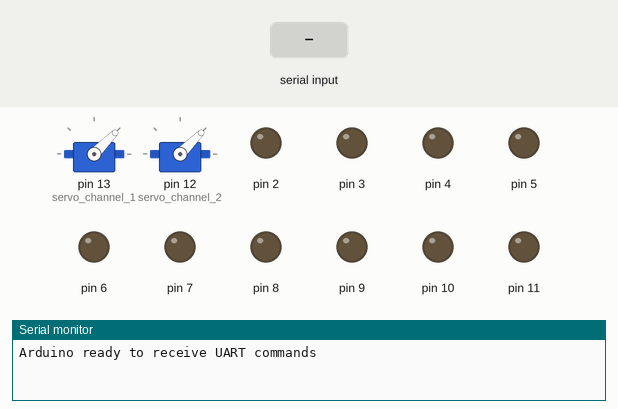
Simulated run of this sketch. Board: Arduino Uno, built with avr-gcc and run on an emulated ATmega328P. Shown: 2 × servo, output pins drawn as LEDs (lit = HIGH), the last lines printed to the serial monitor. Inputs (shaded band) come from the test bench.

Above: at 1.2 s.
1.3 s: "f" received over Serial
At 2.5 s:
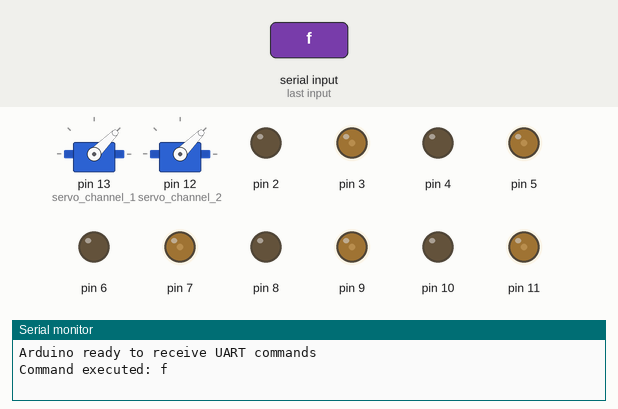
2.8 s: "b" received over Serial
At 3.9 s:
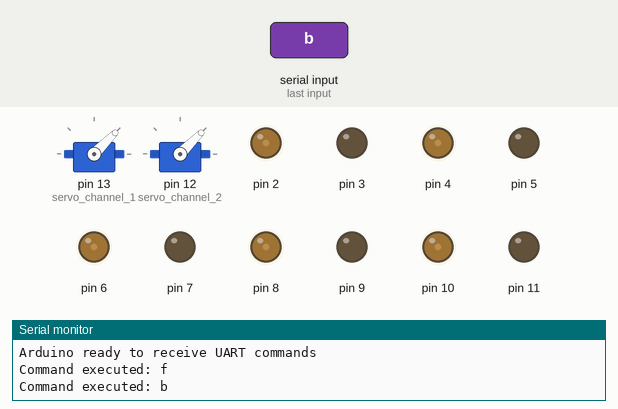
4.3 s: "l" received over Serial
At 4.6 s:
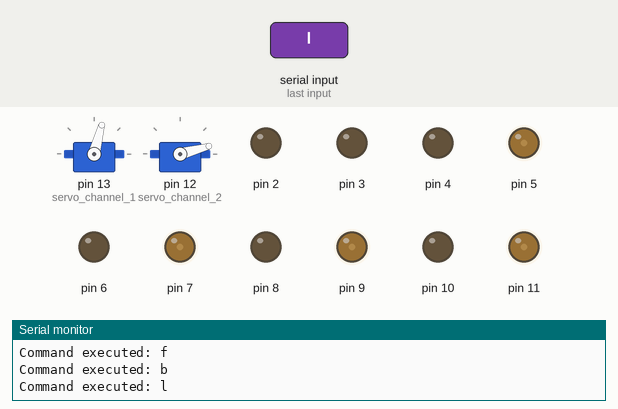
5.8 s: "r" received over Serial
At 6.3 s:
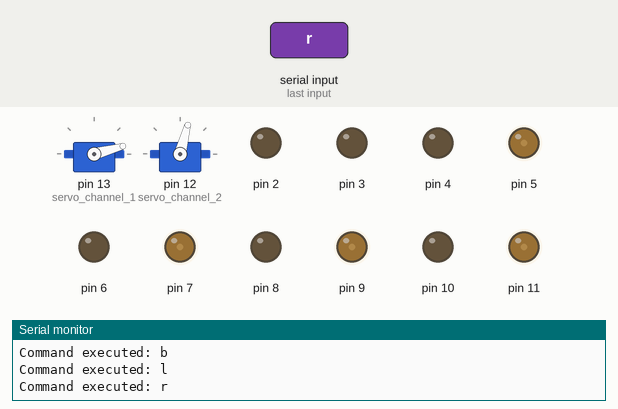
7.3 s: "s" received over Serial
At 7.8 s:
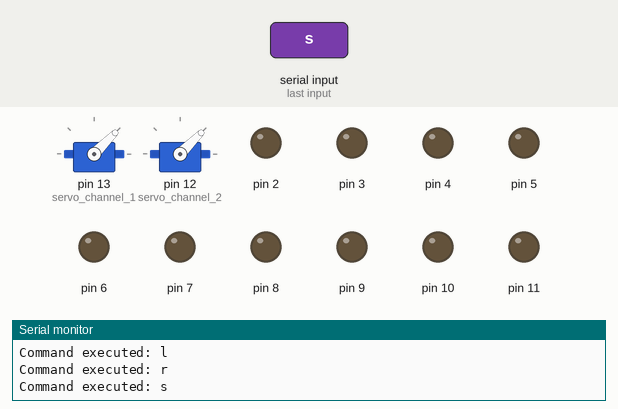
8.8 s: "t" received over Serial
At 10.2 s:
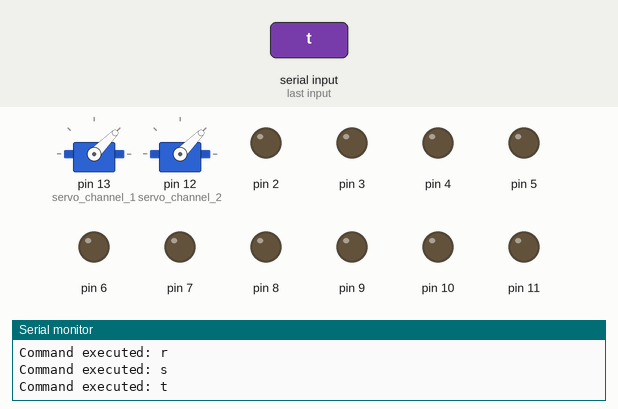
Timing chart, 0 to 11.4 s (numbered marks = the images above; inputs shaded):
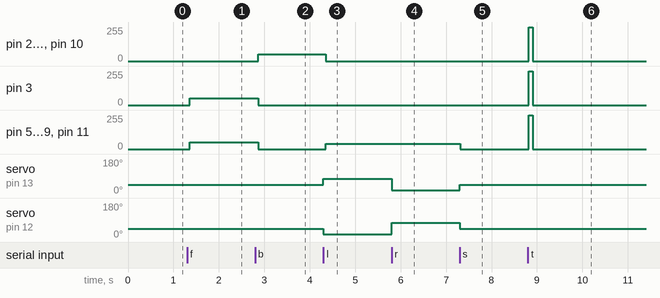

Measured:
- after the input at 1.3 s, pin 3, pin 5, pin 7, pin 9, pin 11: 0/255 → 50/255 after 0.06 s
- after the input at 2.8 s, pin 2, pin 4, pin 6, pin 8, pin 10: 0/255 → 50/255 after 0.06 s; pin 3, pin 5, pin 7, pin 9, pin 11: 50/255 → 0/255 after 0.06 s
- after the input at 4.3 s, pin 2, pin 4, pin 6, pin 8, pin 10: 50/255 → 0/255 after 0.05 s; pin 5, pin 7, pin 9, pin 11: 0/255 → 40/255 after 0.05 s; servo on pin 13 (servo_channel_1): 45° → 75° at once; servo on pin 12 (servo_channel_2): 45° → 15° at once
- after the input at 5.8 s, servo on pin 13 (servo_channel_1): 75° → 15° at once; servo on pin 12 (servo_channel_2): 15° → 75° at once
- after the input at 7.3 s, pin 5, pin 7, pin 9, pin 11: 40/255 → 0/255 at once; servo on pin 13 (servo_channel_1): 15° → 45° at once; servo on pin 12 (servo_channel_2): 75° → 45° at once
- after the input at 8.8 s, pin 2–11: 0/255 → 255/255 at once, → 0/255 0.10 s later

The sketch:

six_wheel_four_servo_test.ino
```cpp
#include <SoftPWM.h>
#include <Servo.h>

// four servos
// _____   _____
// | 1 |   | 2 |
// _____   _____
//
// _____   _____
// | 3 |   | 4 |
// _____   _____
//


// six motors
// _____ _____
// | 1 | | 2 |
// _____ _____
//
// _____ _____
// | 3 | | 4 |
// _____ _____
//
// _____ _____
// | 5 | | 6 |
// _____ _____
//

// servo channels to breadboard pin
// channel 1: servo 1 servo 4
// channel 2: servo 2 servo 3

// motor channels
// channel 1: motor 1 (front left)
// channel 2: motor 2 (front right)
// channel 3: motor 5 (back left)
// channel 4: motor 6 (back right)
// channel 5: motor 3, motor 4 (middle motors)

/*
 * BREADBOARD CONNECTION GRID
 * =========================
 *
 *           Arduino Pin Numbers
 *    | 13 | 12 | 11 | 10 | 9  | 8  | 7  | 6  | 5  | 4  | 3  | 2  |
 * ---+----+----+----+----+----+----+----+----+----+----+----+----+
 * S1 | X  |    |    |    |    |    |    |    |    |    |    |    | Front Left (servo 1)
 * ---+----+----+----+----+----+----+----+----+----+----+----+----+
 * S2 |    | X  |    |    |    |    |    |    |    |    |    |    | Front Right (servo 2)
 * ---+----+----+----+----+----+----+----+----+----+----+----+----+
 * S3 |    | X  |    |    |    |    |    |    |    |    |    |    | Back Left (servo 3)
 * ---+----+----+----+----+----+----+----+----+----+----+----+----+
 * S4 | X  |    |    |    |    |    |    |    |    |    |    |    | Back Right (servo 4)
 * ---+----+----+----+----+----+----+----+----+----+----+----+----+
 * M1 |    |    | X  | X  |    |    |    |    |    |    |    |    | Front Left
 * ---+----+----+----+----+----+----+----+----+----+----+----+----+
 * M2 |    |    |    |    | X  | X  |    |    |    |    |    |    | Front Right
 * ---+----+----+----+----+----+----+----+----+----+----+----+----+
 * M5 |    |    |    |    |    |    | X  | X  |    |    |    |    | Back Left
 * ---+----+----+----+----+----+----+----+----+----+----+----+----+
 * M6 |    |    |    |    |    |    |    |    | X  | X  |    |    | Back Right
 * ---+----+----+----+----+----+----+----+----+----+----+----+----+
 * M3 |    |    |    |    |    |    |    |    |    |    | X  | X  | Middle Left
 * ---+----+----+----+----+----+----+----+----+----+----+----+----+
 * M4 |    |    |    |    |    |    |    |    |    |    | X  | X  | Middle Right
 * ---+----+----+----+----+----+----+----+----+----+----+----+----+
 *
 * Legend:
 * - S1-S4: Servo motors 1-4
 * - M1-M6: DC motors 1-6
 * - X: Connection point
 * - For DC motors, each motor uses two pins (IN1, IN2) for direction control
 *
 * Notes:
 * - Servos S1 & S4 share pin 13 (Channel 1)
 * - Servos S2 & S3 share pin 12 (Channel 2)
 * - Motors M3 & M4 share pins 3 & 2 (Channel 5)
 * - Power and ground connections not shown
 */


// Define pins we want to use for PWM,

const int SERVO_CHANNEL_1  = 13;
const int SERVO_CHANNEL_2 = 12;

// motor channel 1
const int MOTOR_CHANNEL_1_IN1 = 11;
const int MOTOR_CHANNEL_1_IN2 = 10;

// motor channel 2
const int MOTOR_CHANNEL_2_IN1 = 9;
const int MOTOR_CHANNEL_2_IN2 = 8;

// motor channel 3
const int MOTOR_CHANNEL_3_IN1 = 7;
const int MOTOR_CHANNEL_3_IN2 = 6;

// motor channel 4
const int MOTOR_CHANNEL_4_IN1 = 5;
const int MOTOR_CHANNEL_4_IN2 = 4;

// motor channel 5
const int MOTOR_CHANNEL_5_IN1 = 3;
const int MOTOR_CHANNEL_5_IN2 = 2;

// define servo class for using servos
Servo servo_channel_1;
Servo servo_channel_2;

// Speed settings (0-255)
const int DEFAULT_SPEED = 50;
const int TURN_SPEED = 40;

// servo baseline 'straight angle" value
// note: this will change based on how we attach physical motor housing to servo horn
const int SERVO_STRAIGHT = 45
;
// servo turn margin angle
const int SERVO_MARGIN = 30;

const byte MOTOR_FADE_RATE = 10;

void setup()
{
  // ==== Pin setup ====
  // Initialize the SoftPWM library for manual PWM assignment (don't need to include servo pins)
  SoftPWMBegin();
  // Set up all motor control pins with SoftPWM
  // Parameters: pin, initial value (0-255), fade rate (optional)
  SoftPWMSet(MOTOR_CHANNEL_1_IN1, 0, MOTOR_FADE_RATE);
  SoftPWMSet(MOTOR_CHANNEL_1_IN2, 0, MOTOR_FADE_RATE);

  SoftPWMSet(MOTOR_CHANNEL_2_IN1, 0, MOTOR_FADE_RATE);
  SoftPWMSet(MOTOR_CHANNEL_2_IN2, 0, MOTOR_FADE_RATE);

  SoftPWMSet(MOTOR_CHANNEL_3_IN1, 0, MOTOR_FADE_RATE);
  SoftPWMSet(MOTOR_CHANNEL_3_IN2, 0, MOTOR_FADE_RATE);

  SoftPWMSet(MOTOR_CHANNEL_4_IN1, 0, MOTOR_FADE_RATE);
  SoftPWMSet(MOTOR_CHANNEL_4_IN2, 0, MOTOR_FADE_RATE);

  SoftPWMSet(MOTOR_CHANNEL_5_IN1, 0, MOTOR_FADE_RATE);
  SoftPWMSet(MOTOR_CHANNEL_5_IN2, 0, MOTOR_FADE_RATE);

  // Set fade time (optional, can be set to 0 for immediate response)
  SoftPWMSetFadeTime(ALL, 0, 0);
  // ===========================

  // ==== Serial communication setup ====
  // Start UART communication at 9600 baud, 9600 bits per second
  Serial.begin(9600);
  Serial.println("Arduino ready to receive UART commands");
  // ====================================

  // ==== Servo Setup ====
  servo_channel_1.attach(13); // attaches the servo on pin 13 to the servo object
  servo_channel_2.attach(12); // attaches the servo on pin 13 to the servo object
  // initially orient servos to 0 degrees
  servo_channel_1.write(SERVO_STRAIGHT);
  servo_channel_2.write(SERVO_STRAIGHT);
  // =====================

  // Initially stop motors
  stopMotors();
}

void loop()
{

  // Check for incoming UART data
  if (Serial.available() > 0)
  {
    char command = Serial.read(); // Read one character
    executeCommand(command);
    Serial.print("Command executed: ");
    Serial.println(command);
  }
}

// Execute motor commands
void executeCommand(char command)
{
  switch (command)
  {
  case 'f':
    forward();
    break;
  case 'b':
    backward();
    break;
  case 'l':
    left();
    break;
  case 'r':
    right();
    break;
  case 's':
    stopMotors();
    break;
  case 't':
    brakeMotors();
    break;
  default:
    break; // Ignore unknown commands
  }
}

// IN1  IN2  |  Motor State
// ---------------------
// 1    0    |  FORWARD (may be reversed, it's based of current direction, will always spin opposite of REVERSE)
// 0    1    |  REVERSE (may be reversed, it's based of current direction, will always spin opposite of FORWARD)
// 1    1    |  BRAKE
// 0    0    |  OFF (Coast)

// 1 = HIGH/ON (3.3V or 5V), 0 = LOW/OFF (0V or ground)

// Motor control functions

void forward()
{
  // Set servos to straight position (0 degrees)
  servo_channel_1.write(SERVO_STRAIGHT);
  servo_channel_2.write(SERVO_STRAIGHT);

  delay(50); // Short delay to allow servos to reach position

  // Motor channel 1 (Front Left) - Forward
  SoftPWMSet(MOTOR_CHANNEL_1_IN1, DEFAULT_SPEED);
  SoftPWMSet(MOTOR_CHANNEL_1_IN2, 0);

  // Motor channel 2 (Front Right) - Forward
  SoftPWMSet(MOTOR_CHANNEL_2_IN1, DEFAULT_SPEED);
  SoftPWMSet(MOTOR_CHANNEL_2_IN2, 0);

  // Motor channel 3 (Back Left) - Forward
  SoftPWMSet(MOTOR_CHANNEL_3_IN1, DEFAULT_SPEED);
  SoftPWMSet(MOTOR_CHANNEL_3_IN2, 0);

  // Motor channel 4 (Back Right) - Forward
  SoftPWMSet(MOTOR_CHANNEL_4_IN1, DEFAULT_SPEED);
  SoftPWMSet(MOTOR_CHANNEL_4_IN2, 0);

  // Motor channel 5 (Middle motors) - Forward
  SoftPWMSet(MOTOR_CHANNEL_5_IN1, DEFAULT_SPEED);
  SoftPWMSet(MOTOR_CHANNEL_5_IN2, 0);
}

void backward()
{
  // Set servos to straight position (0 degrees)
  servo_channel_1.write(SERVO_STRAIGHT);
  servo_channel_2.write(SERVO_STRAIGHT);

  delay(50); // Short delay to allow servos to reach position

  // Motor channel 1 (Front Left) - Reverse
  SoftPWMSet(MOTOR_CHANNEL_1_IN1, 0);
  SoftPWMSet(MOTOR_CHANNEL_1_IN2, DEFAULT_SPEED);

  // Motor channel 2 (Front Right) - Reverse
  SoftPWMSet(MOTOR_CHANNEL_2_IN1, 0);
  SoftPWMSet(MOTOR_CHANNEL_2_IN2, DEFAULT_SPEED);

  // Motor channel 3 (Back Left) - Reverse
  SoftPWMSet(MOTOR_CHANNEL_3_IN1, 0);
  SoftPWMSet(MOTOR_CHANNEL_3_IN2, DEFAULT_SPEED);

  // Motor channel 4 (Back Right) - Reverse
  SoftPWMSet(MOTOR_CHANNEL_4_IN1, 0);
  SoftPWMSet(MOTOR_CHANNEL_4_IN2, DEFAULT_SPEED);

  // Motor channel 5 (Middle motors) - Reverse
  SoftPWMSet(MOTOR_CHANNEL_5_IN1, 0);
  SoftPWMSet(MOTOR_CHANNEL_5_IN2, DEFAULT_SPEED);
}
void left()
{
  // Configure servos for left turn
  // Servo channel 1 controls servo 1 (front left) and servo 4 (back right)
  // Servo channel 2 controls servo 2 (front right) and servo 3 (back left)

  // Turn servos in appropriate directions using the margin constant
  // For a left turn:
  // - Front wheels point left
  // - Back wheels point left
  servo_channel_1.write(SERVO_STRAIGHT + SERVO_MARGIN); // Front left and back right servos
  servo_channel_2.write(SERVO_STRAIGHT - SERVO_MARGIN); // Front right and back left servos

  delay(50); // Short delay to allow servos to reach position

  // Set motors to turn mode (typically at a reduced speed for better control)
  // Motor channel 1 (Front Left) - Forward
  SoftPWMSet(MOTOR_CHANNEL_1_IN1, TURN_SPEED);
  SoftPWMSet(MOTOR_CHANNEL_1_IN2, 0);

  // Motor channel 2 (Front Right) - Forward
  SoftPWMSet(MOTOR_CHANNEL_2_IN1, TURN_SPEED);
  SoftPWMSet(MOTOR_CHANNEL_2_IN2, 0);

  // Motor channel 3 (Back Left) - Forward
  SoftPWMSet(MOTOR_CHANNEL_3_IN1, TURN_SPEED);
  SoftPWMSet(MOTOR_CHANNEL_3_IN2, 0);

  // Motor channel 4 (Back Right) - Forward
  SoftPWMSet(MOTOR_CHANNEL_4_IN1, TURN_SPEED);
  SoftPWMSet(MOTOR_CHANNEL_4_IN2, 0);

  // Motor channel 5 (Middle motors) - Coast
  SoftPWMSet(MOTOR_CHANNEL_5_IN1, 0);
  SoftPWMSet(MOTOR_CHANNEL_5_IN2, 0);
}

void right()
{
  // Configure servos for right turn
  // Servo channel 1 controls servo 1 (front left) and servo 4 (back right)
  // Servo channel 2 controls servo 2 (front right) and servo 3 (back left)

  // Turn servos in appropriate directions using the margin constant
  // For a right turn:
  // - Front wheels point right
  // - Back wheels point right
  servo_channel_1.write(SERVO_STRAIGHT - SERVO_MARGIN); // Front left and back right servos
  servo_channel_2.write(SERVO_STRAIGHT + SERVO_MARGIN); // Front right and back left servos

  delay(50); // Short delay to allow servos to reach position

  // Set motors to turn mode (typically at a reduced speed for better control)
  // Motor channel 1 (Front Left) - Forward
  SoftPWMSet(MOTOR_CHANNEL_1_IN1, TURN_SPEED);
  SoftPWMSet(MOTOR_CHANNEL_1_IN2, 0);

  // Motor channel 2 (Front Right) - Forward
  SoftPWMSet(MOTOR_CHANNEL_2_IN1, TURN_SPEED);
  SoftPWMSet(MOTOR_CHANNEL_2_IN2, 0);

  // Motor channel 3 (Back Left) - Forward
  SoftPWMSet(MOTOR_CHANNEL_3_IN1, TURN_SPEED);
  SoftPWMSet(MOTOR_CHANNEL_3_IN2, 0);

  // Motor channel 4 (Back Right) - Forward
  SoftPWMSet(MOTOR_CHANNEL_4_IN1, TURN_SPEED);
  SoftPWMSet(MOTOR_CHANNEL_4_IN2, 0);

    // Motor channel 5 (Middle motors) - Coast
  SoftPWMSet(MOTOR_CHANNEL_5_IN1, 0);
  SoftPWMSet(MOTOR_CHANNEL_5_IN2, 0);
}

void stopMotors()
{
  // Reset servos to straight position
  servo_channel_1.write(SERVO_STRAIGHT);
  servo_channel_2.write(SERVO_STRAIGHT);

  // Coast stop all motors (set both pins to 0)
  // Motor channel 1 (Front Left)
  SoftPWMSet(MOTOR_CHANNEL_1_IN1, 0);
  SoftPWMSet(MOTOR_CHANNEL_1_IN2, 0);

  // Motor channel 2 (Front Right)
  SoftPWMSet(MOTOR_CHANNEL_2_IN1, 0);
  SoftPWMSet(MOTOR_CHANNEL_2_IN2, 0);

  // Motor channel 3 (Back Left)
  SoftPWMSet(MOTOR_CHANNEL_3_IN1, 0);
  SoftPWMSet(MOTOR_CHANNEL_3_IN2, 0);

  // Motor channel 4 (Back Right)
  SoftPWMSet(MOTOR_CHANNEL_4_IN1, 0);
  SoftPWMSet(MOTOR_CHANNEL_4_IN2, 0);

  // Motor channel 5 (Middle motors)
  SoftPWMSet(MOTOR_CHANNEL_5_IN1, 0);
  SoftPWMSet(MOTOR_CHANNEL_5_IN2, 0);
}

void brakeMotors()
{
  // Reset servos to straight position
  servo_channel_1.write(SERVO_STRAIGHT);
  servo_channel_2.write(SERVO_STRAIGHT);

  // Active brake all motors (set both pins to 1)
  // Motor channel 1 (Front Left)
  SoftPWMSet(MOTOR_CHANNEL_1_IN1, 255);
  SoftPWMSet(MOTOR_CHANNEL_1_IN2, 255);

  // Motor channel 2 (Front Right)
  SoftPWMSet(MOTOR_CHANNEL_2_IN1, 255);
  SoftPWMSet(MOTOR_CHANNEL_2_IN2, 255);

  // Motor channel 3 (Back Left)
  SoftPWMSet(MOTOR_CHANNEL_3_IN1, 255);
  SoftPWMSet(MOTOR_CHANNEL_3_IN2, 255);

  // Motor channel 4 (Back Right)
  SoftPWMSet(MOTOR_CHANNEL_4_IN1, 255);
  SoftPWMSet(MOTOR_CHANNEL_4_IN2, 255);

  // Motor channel 5 (Middle motors)
  SoftPWMSet(MOTOR_CHANNEL_5_IN1, 255);
  SoftPWMSet(MOTOR_CHANNEL_5_IN2, 255);

  // Short delay for active braking
  delay(100);

  // Then set to coast mode (both pins to 0) to avoid overheating the motors
  stopMotors();
}
```
